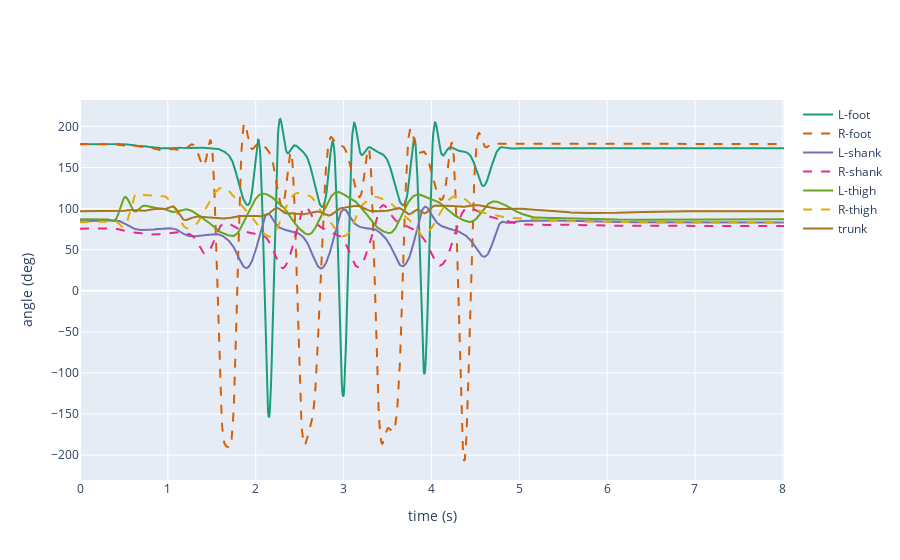

Notebook code cell kept with this figure:
### Code cell
df_filtered = filter_df(df_imputed)
plot(data_type='jnt', steps = 'N', hip = 'N', df = df_filtered)

### Figure 1 — Plotly figure (JSON) as saved in the notebook; plotly's stock layout.template omitted (floating-point values rounded to 4 significant figures; data arrays with more than 128 entries replaced by an {"elided": "..."} marker saying what was removed)
{"data": [{"hoverinfo": "x", "line": {"color": "#1b9e77", "width": 2}, "mode": "lines", "name": "L-foot", "text": {"elided": "1203 str values"}, "type": "scatter", "x": {"elided": "1203 float values"}, "y": {"elided": "1203 float values"}}, {"hoverinfo": "x", "line": {"color": "#d95f02", "dash": "dash", "width": 2}, "mode": "lines", "name": "R-foot", "type": "scatter", "x": {"elided": "1203 float values"}, "y": {"elided": "1203 float values"}}, {"hoverinfo": "x", "line": {"color": "#7570b3", "width": 2}, "mode": "lines", "name": "L-shank", "text": {"elided": "1203 str values"}, "type": "scatter", "x": {"elided": "1203 float values"}, "y": {"elided": "1203 float values"}}, {"hoverinfo": "x", "line": {"color": "#e7298a", "dash": "dash", "width": 2}, "mode": "lines", "name": "R-shank", "type": "scatter", "x": {"elided": "1203 float values"}, "y": {"elided": "1203 float values"}}, {"hoverinfo": "x", "line": {"color": "#66a61e", "width": 2}, "mode": "lines", "name": "L-thigh", "text": {"elided": "1203 str values"}, "type": "scatter", "x": {"elided": "1203 float values"}, "y": {"elided": "1203 float values"}}, {"hoverinfo": "x", "line": {"color": "#e6ab02", "dash": "dash", "width": 2}, "mode": "lines", "name": "R-thigh", "type": "scatter", "x": {"elided": "1203 float values"}, "y": {"elided": "1203 float values"}}, {"hoverinfo": "x", "line": {"color": "#a6761d", "width": 2}, "mode": "lines", "name": "trunk", "text": {"elided": "1203 str values"}, "type": "scatter", "x": {"elided": "1203 float values"}, "y": {"elided": "1203 float values"}}], "layout": {"xaxis": {"title": {"text": "time (s)"}}, "yaxis": {"title": {"text": "angle (deg)"}}}}
